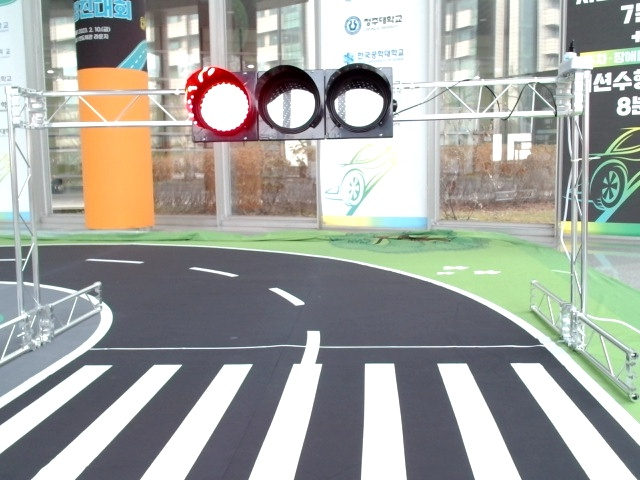
#> input picture test_images/02_15-00-50.jpg, 640 x 480 px, given in place of the camera
$ python lane1.py
#> lines starting #> are read from the running program, lines starting #| are printed output that depends on the picture; after the words box and inside, x2 and y2 are one past the last pixel; in counts of white or black regions, pixels touching at a corner belong together
### Vision/cam_util_func.py
# CODE FROM SKKU
import sys
import cv2
import numpy as np
import matplotlib.pyplot as plt
import datetime
np.set_printoptions(threshold=sys.maxsize, linewidth=150)

NULL = 0
VARIANCE = 30
SATURATION = 150
FORWARD_THRESHOLD = 0.3
RED, GREEN, BLUE, YELLOW = (0, 1, 2, 3)
FORWARD, LEFT, RIGHT = (0, 1, 2)
COLOR = ("RED", "GREEN", "BLUE", "YELLOW")
DIRECTION = ("FORWARD", "LEFT", "RIGHT")
HUE_THRESHOLD = ([4, 176], [40, 80], [110, 130], [20, 40])


class libCAMERA(object):
    def __init__(self):
        self.capnum = 0
        self.row, self.col, self.dim = (0, 0, 0)

    def loop_break(self):
        if cv2.waitKey(10) & 0xFF == ord('q'):
            print("Camera Reading is ended.")
            return True
        else:
            return False

    # [5 lines left out: function capture, not called in this run]

    def file_read(self, img_path):
        return np.array(cv2.imread(img_path))

    def rgb_conversion(self, img):
        return cv2.cvtColor(img.copy(), cv2.COLOR_BGR2RGB)

    def hsv_conversion(self, img):
        return cv2.cvtColor(img.copy(), cv2.COLOR_BGR2HSV)

    def gray_conversion(self, img):
        return cv2.cvtColor(img.copy(), cv2.COLOR_BGR2GRAY)

    # [31 lines left out: functions color_extract, extract_rgb, not called in this run]

    def initial_setting(self, cam0port=0, cam1port=1, capnum=1):
        # OpenCV Initial Setting
        print("OpenCV Version:", cv2.__version__)
        channel0 = None
        channel1 = None
        self.capnum = capnum

        if capnum == 1:
            channel0 = cv2.VideoCapture(cam0port, cv2.CAP_DSHOW)
            if channel0.isOpened():
                print("Camera Channel0 is enabled!")
        elif capnum == 2:
            channel0 = cv2.VideoCapture(cam0port, cv2.CAP_DSHOW)
            if channel0.isOpened():
                print("Camera Channel0 is enabled!")

            channel1 = cv2.VideoCapture(cam1port, cv2.CAP_DSHOW)
            if channel1.isOpened():
                print("Camera Channel1 is enabled!")

        return channel0, channel1

    # [55 lines left out: functions initial_setting_480, initial_setting_1080, not called in this run]

    def camera_read(self, cap1, cap2=None):
        result, capset = [], [cap1, cap2]

        for idx in range(0, self.capnum):
            ret, frame = capset[idx].read()
            result.extend([ret, frame])
#> this loop made 1 pass
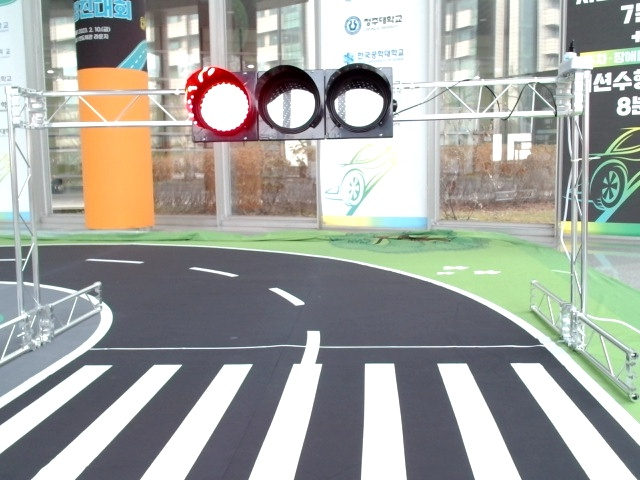
#> input picture test_images/02_15-00-50.jpg, 640 x 480 px, given in place of the camera
#> after the loop, result = 2 items
        return result

    def image_show(self, frame0, frame1=None):
        if frame1 is None:
            cv2.imshow('frame0', frame0)
        else:
            cv2.imshow('frame0', frame0)
            cv2.imshow('frame1', frame1)

    # [20 lines left out: function color_filtering, not called in this run]

    def gaussian_blurring(self, img, kernel_size=(None, None)):
        return cv2.GaussianBlur(img.copy(), kernel_size, 0)

    def canny_edge(self, img, lth, hth):
        return cv2.Canny(img.copy(), lth, hth)

    def histogram_equalization(self, gray):
        return cv2.equalizeHist(gray)

    # [122 lines left out: functions hough_transform, morphology, point_analyze, object_detection, edge_detection, not called in this run]

### Vision/bird_eye_view.py
# NOT USED
import cv2 as cv2
import numpy as np

def bev(frame):
    # Corners of Top Left , Bottom Left, Top Right, Bottom Right
    tl = (790, 560)
    bl = (400, 1080)
    tr = (1520, 560)
    br = (1920, 1080)

    # [7 lines of commented-out code are left out]
    pts1 = np.float32([tl, bl, tr, br])
    pts2 = np.float32([[0, 0], [0, 1080], [1920, 0], [1920, 1080]])

    matrix = cv2.getPerspectiveTransform(pts1, pts2)
    # print("Bird-eye-view Matrix: \n", matrix)
    t_frame = cv2.warpPerspective(frame, matrix, (1920, 1080))

    return t_frame


# [21 lines that do not run on import are left out]

### Vision/lane_util_func.py
import sys
import cv2
import numpy as np
np.set_printoptions(threshold=sys.maxsize, linewidth=150)

SATURATION = 150


class libLANE(object):
    def __init__(self):
        self.height = 0
        self.width = 0
        self.min_y = 0
        self.max_y = 0
        self.match_mask_color = 255
        self.poly_data_r = None
        self.poly_data_l = None
        self.poly_data_c = None
        self.line_bool_r = False
        self.line_bool_l = False
    def region_of_interest(self, image, vertices):
        mask = np.zeros_like(image)
        if len(image.shape) > 2:
            self.match_mask_color = (255,255,255)
        cv2.fillPoly(mask, vertices, self.match_mask_color)
        masked_image = cv2.bitwise_and(image, mask)
        return masked_image
    def weighted_img(self, image, initial_img, α=1, β=1., λ=0.):
        return cv2.addWeighted(initial_img, α, image, β, λ)
    def hough_transform(self, image, rho=None, theta=None, threshold=None, mll=None, mlg=None, mode="lineP"):
        if mode == "line":
            return cv2.HoughLines(image.copy(), rho, theta, threshold)
        elif mode == "lineP":
            return cv2.HoughLinesP(image.copy(), rho, theta, threshold, lines=np.array([]),
                                   minLineLength=mll, maxLineGap=mlg)
        elif mode == "circle":
            return cv2.HoughCircles(image.copy(), cv2.HOUGH_GRADIENT, dp=1, minDist=80,
                                    param1=200, param2=10, minRadius=40, maxRadius=100)
    def morphology(self, image, kernel_size=(None, None), mode="opening"):
        kernel = cv2.getStructuringElement(cv2.MORPH_RECT, kernel_size)

        if mode == "opening":
            dst = cv2.erode(image.copy(), kernel)
            return cv2.dilate(dst, kernel)
        elif mode == "closing":
            dst = cv2.dilate(image.copy(), kernel)
            return cv2.erode(dst, kernel)
        elif mode == "gradient":
            return cv2.morphologyEx(image.copy(), cv2.MORPH_GRADIENT, kernel)
    # [15 lines left out: function preprocess, not called in this run]
    def preprocess2(self, image, roi='a'):
        a_roi = np.array(
            [[(0, self.height - 70), (0, 0),
              (self.width, 0), (self.width, self.height - 70)]],
            dtype=np.int32)
        r_roi = np.array(
            [[(self.width / 2 - 140, self.height - 50), (self.width / 2 - 140, 0),
              (self.width, 0), (self.width, self.height - 50)]],
            dtype=np.int32)
        l_roi = np.array(
            [[(0, self.height - 50), (0, 0),
              (self.width /2 - 140, self.height - 50), (self.width /2 - 140, 0)]],
            dtype=np.int32)

        hsv = cv2.cvtColor(image, cv2.COLOR_BGR2HSV)
        white = cv2.inRange(hsv, (0, 0, 160), (180, 255, 255))  ### FIX ME
        green_mask = cv2.inRange(hsv, (30, 20, 23), (70, 255, 255))  ### FIX ME
        green_imask = green_mask > 0
        white[green_imask] = 0
        blur_image = cv2.GaussianBlur(white, (5, 5), 0)
        open = self.morphology(blur_image, (4, 4), mode="opening")
        close = self.morphology(open, (8, 8), mode="closing")
        canny_image = cv2.Canny(close, 130, 250)
        if roi == 'a' :
            cropped_image = self.region_of_interest(canny_image, np.array([a_roi], np.int32))
        elif roi == 'r':
            cropped_image = self.region_of_interest(canny_image, np.array([r_roi], np.int32))
        else:
            cropped_image = self.region_of_interest(canny_image, np.array([l_roi], np.int32))
        i = cropped_image > 0
        cropped_image[i] = 255
        return cropped_image
    # [33 lines left out: function preprocess3, not called in this run]
    def draw_lines(self, image, lines, color=[0, 0, 255], thickness=7):
        line_image = np.zeros((image.shape[0],image.shape[1],3),dtype=np.uint8)
        if lines is None:
            return
        for line in lines:
            for x1, y1, x2, y2 in line:
                cv2.line(line_image, (x1, y1), (x2, y2), color, thickness)
        return line_image
    # [92 lines left out: functions draw_poly, get_poly, red_center, steering, not called in this run]

    def right_lane(self, image, deg):
        self.height, self.width = image.shape[:2]
        self.min_y = 0
        self.max_y = int(self.height)
        right_line_x = []
        right_line_y = []
        poly_r = None
        poly_image_r = np.zeros((image.shape[0],image.shape[1],3),dtype=np.uint8)

        right_image = self.preprocess2(image, "r")
        lines_r = self.hough_transform(right_image, rho=1, theta=np.pi / 180, threshold=10, mll=10, mlg=20, mode="lineP")

        if lines_r is not None:
            self.line_bool_r = True
            for line in lines_r:
                for x1, y1, x2, y2 in line:
                    slope = (y2 - y1) / (x2 - x1)
                    if np.abs(slope) < 0.5:  # stop line
                        continue
                    if slope <= 0:
                        continue
                    else:
                        right_line_x.extend([x1, x2])
                        right_line_y.extend([y1, y2])

            if len(right_line_y) != 0:
                # Drawing POLY (deg=2)
                if deg == 2:
                    poly_r = self.get_poly(right_line_y, right_line_x, 'r', deg, 0.75)
                    poly_image_r = self.draw_poly(image, poly_r, self.min_y, self.max_y, color=[0, 255, 0], thickness=7)

                # Drawing LINE (deg=1)
                else:
                    poly_line_r = self.get_poly(right_line_y, right_line_x, 'r', deg, 0.75)
                    x_start_r = int(poly_line_r(self.max_y))
                    x_end_r = int(poly_line_r(self.min_y))
                    poly_image_r = self.draw_lines(image, [[[x_start_r, self.max_y, x_end_r, self.min_y], ]], color=[0, 255, 0], thickness=7, )


        if self.line_bool_r is False:
            return poly_r, poly_image_r
        else:
            return poly_r, poly_image_r
    # [40 lines left out: function left_lane, not called in this run]
    def add_lane(self, image, deg):
        self.height, self.width = image.shape[:2]
        self.min_y = 0
        self.max_y = int(self.height)

        r_b, right = self.right_lane(image, deg)
        # l_b, left = self.left_lane(image, deg)
        # center_line, center = self.red_center(image)
        center = self.draw_lines(image, [[[823, self.max_y, 775, self.min_y], ]], color=[0, 0, 255], thickness=7, )
        #lane = right + left
        lane_center = self.weighted_img(right, center, 1.0, 1.0, 0)
        result = self.weighted_img(lane_center, image, 0.8, 1.0, 0)

        return result

    # [13 lines left out: function hough_lane, not called in this run]

### lane1.py
# -*- coding: utf-8 -*-
import cv2
import Vision.lane_util_func as lane_util
import Vision.cam_util_func as cam_util
import Vision.bird_eye_view as Bird

'''
# 1
# image
lane_detection = lane_util.libLANE()
image = cv2.imread('./test_images/27_16-20-09.jpg')
# cv2.imshow('im',image)
t_frame = Bird.bev(image)
# cv2.imshow('t',t_frame)
_, red = lane_detection.red_center(t_frame)
pre = lane_detection.preprocess2(t_frame, 'r')
cv2.imshow('r', pre)
cv2.imshow('r', red)
result = lane_detection.add_lane(t_frame,2)

cv2.imshow('result', result)
cv2.waitKey(0)
'''


'''
# 2
# video
cap = cv2.VideoCapture('./test_videos/2.mp4')
lane_detection = lane_util.libLANE()

while (cap.isOpened()):
    ret, image = cap.read()
    #hough = lane_detection.hough_lane(image)
    right = lane_detection.preprocess2(image, 'r')
    _, right_line = lane_detection.right_lane(image, 2)
    #left = lane_detection.preprocess2(image, 'l')
    add = lane_detection.add_lane(image, 2)

    #cv2.imshow('hough', hough)
    #cv2.imshow('left', left)
    cv2.imshow('righta', right_line)
    cv2.imshow('right', right)
    cv2.imshow('add', add)

    if cv2.waitKey(1) & 0xFF == ord('q'):
        break

# Release
cap.release()
cv2.destroyAllWindows()

'''


# 3
# cam

cam = cam_util.libCAMERA()
ch0, ch1 = cam.initial_setting(cam0port=0, cam1port=1, capnum=1) ### For MAC OS
# ch0, ch1 = cam.initial_setting_window(cam0port=0, cam1port=1, capnum=1) ### For WINDOW OS
lane_detection = lane_util.libLANE()

while True:
    _, frame0= cam.camera_read(ch0)
#> frame0 is the input picture: shape (480, 640, 3); mean B, G, R 159.6, 164.9, 163
    cam.image_show(frame0)
    t_frame = Bird.bev(frame0)
    pre = lane_detection.preprocess2(frame0, 'r')
#> in preprocess2, `white = cv2.inRange(hsv, (0, 0, 160), (180, 255, 255))`:
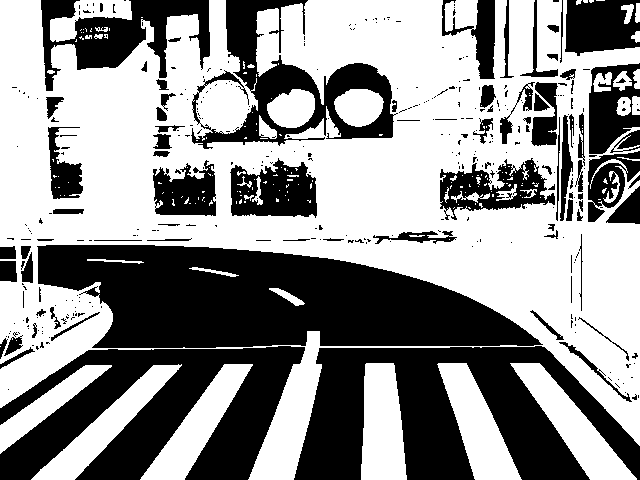
#> white: shape (480, 640); 57% white; 371 black regions (286 under 20 px), largest, box (x1, y1, x2, y2) and area: (37, 245, 543, 348) 35993, (294, 346, 640, 480) 25615, (0, 346, 305, 480) 22361
#> in preprocess2, `white[green_imask] = 0`:
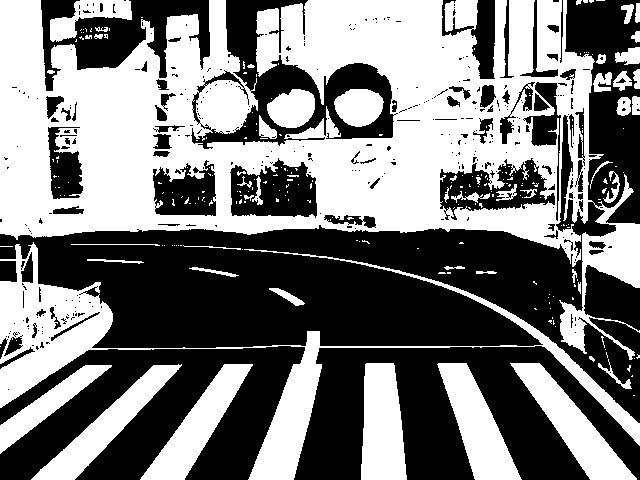
#> white: shape (480, 640); 48.3% white; 244 white regions (191 under 20 px), largest, box (x1, y1, x2, y2) and area: (0, 0, 640, 360) 97414, (0, 242, 640, 480) 17260, (510, 363, 637, 480) 4559
#> call 2 of morphology, with kernel_size = (8, 8), mode = 'closing'
#> in morphology (call 2), `dst = cv2.dilate(image.copy(), kernel)`:
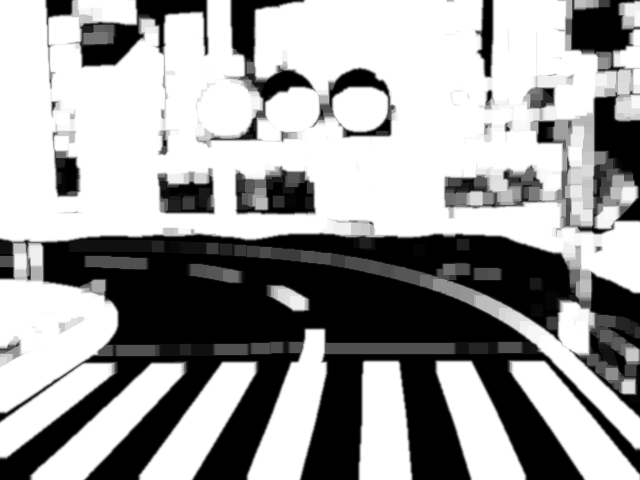
#> dst: shape (480, 640); min 0, max 255, mean 157.7
#> in morphology (call 2), `return cv2.erode(dst, kernel)`:
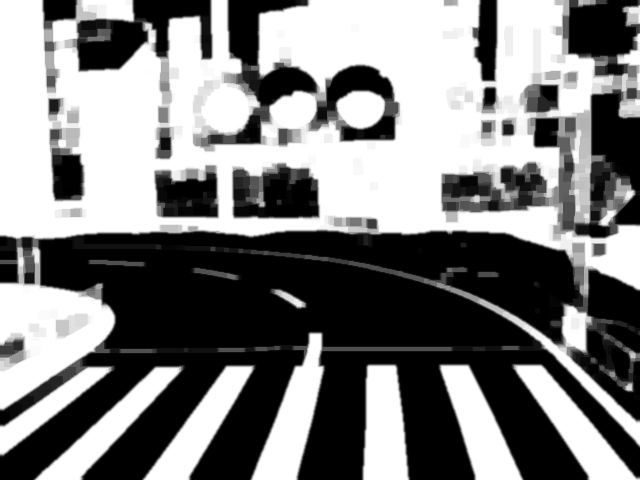
#> returned value: shape (480, 640); min 0, max 255, mean 127.5
#> in preprocess2, `canny_image = cv2.Canny(close, 130, 250)`:
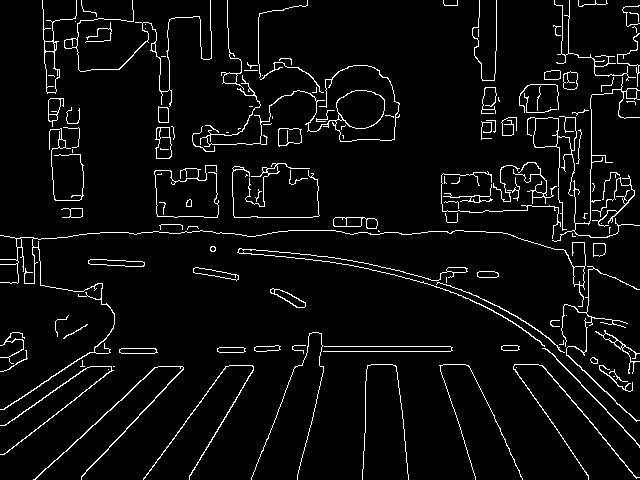
#> canny_image: shape (480, 640); 4.9% white in thin lines or dots
    prea = lane_detection.preprocess2(frame0, 'a')
    cv2.imshow('pre', pre)
    cv2.imshow('rea', prea)
    lane = lane_detection.add_lane(t_frame, 2)
#> in region_of_interest (call 3), `cv2.fillPoly(mask, vertices, self.match_mask_color)`:
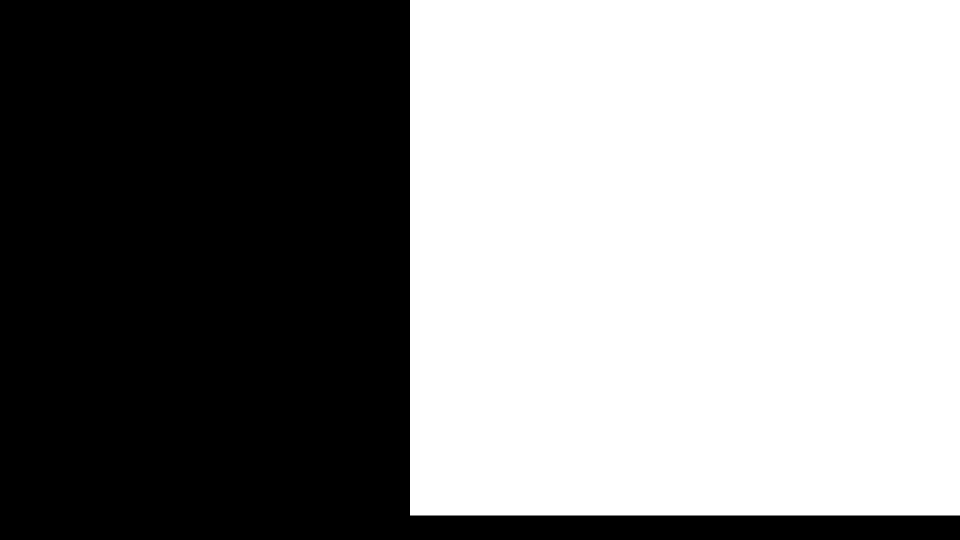
#> mask: shape (1080, 1920) (shown at 1/2 size); 54.7% white; 1 black region, box (x1, y1, x2, y2) and area: (0, 0, 1920, 1080) 939500
#> after the loop in draw_lines, `for line in lines:`:
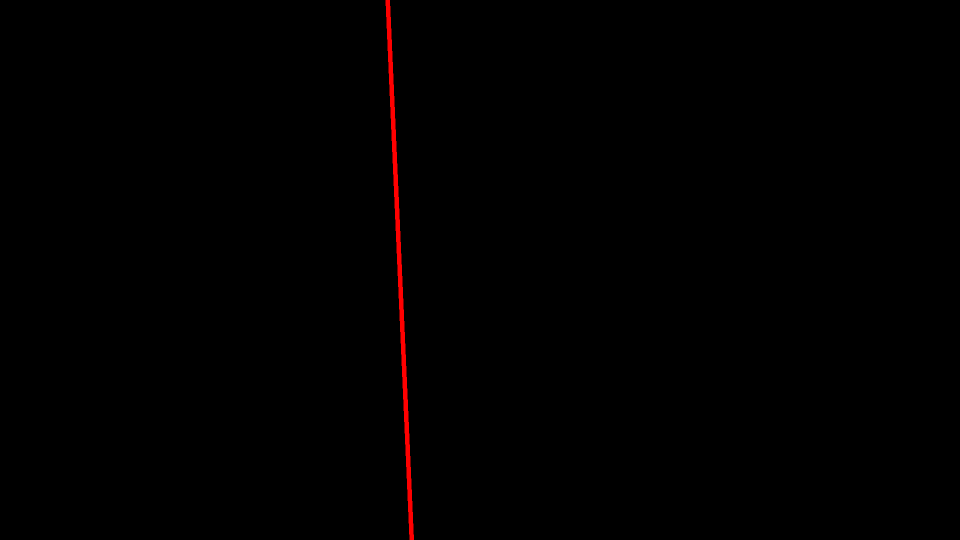
#> line_image: shape (1080, 1920, 3) (shown at 1/2 size); mean of channels 0, 1, 2 0, 0, 1.2; drawn as B, G, R
    cv2.imshow('r', lane)

    if cam.loop_break():
#> (key q is pressed here)
        break
    if cam.capture(frame0):
        continue

# Release
cv2.destroyAllWindows()

$ run again, on test_images/02_15-00-57.jpg
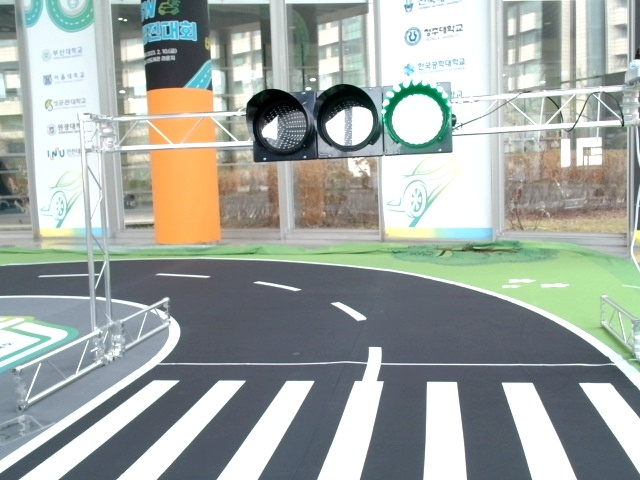
#> input picture test_images/02_15-00-57.jpg, 640 x 480 px, given in place of the camera
#> the loop in camera_read, `for idx in range(0, self.capnum):` made 1 pass
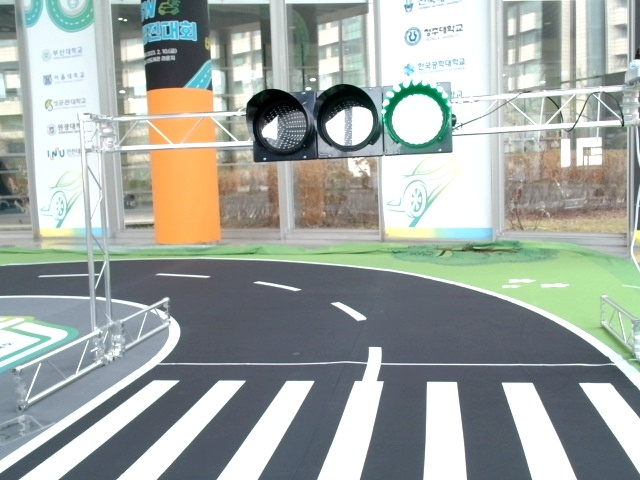
#> input picture test_images/02_15-00-57.jpg, 640 x 480 px, given in place of the camera
#> after the loop in camera_read, `for idx in range(0, self.capnum):`: result = 2 items
#> frame0 is the input picture: shape (480, 640, 3); mean B, G, R 162.6, 167.8, 160.5
#> t_frame: shape (1080, 1920, 3); every value is 0
#> hsv: shape (480, 640, 3); mean H, S, V 73.3, 36.9, 174.8
#> in preprocess2, `white = cv2.inRange(hsv, (0, 0, 160), (180, 255, 255))`:
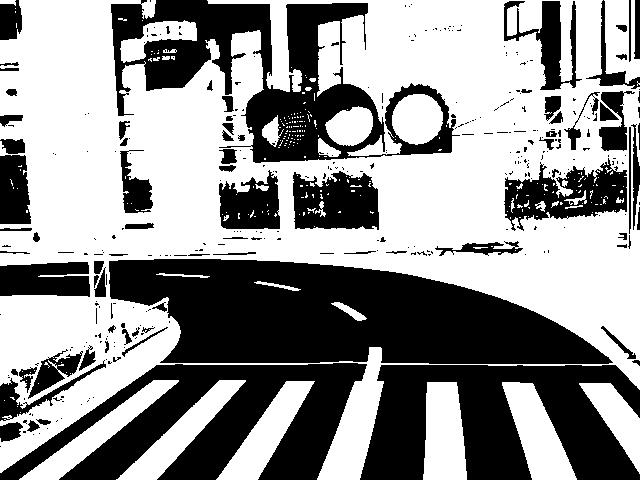
#> white: shape (480, 640); 57.7% white; 329 black regions (247 under 20 px), largest, box (x1, y1, x2, y2) and area: (109, 259, 613, 364) 36810, (111, 0, 460, 163) 20689, (360, 365, 640, 480) 20614
#> green_mask: shape (480, 640); 9.4% white; 252 white regions (197 under 20 px), largest, box (x1, y1, x2, y2) and area: (0, 227, 640, 371) 21314, (0, 103, 24, 152) 726, (123, 168, 150, 205) 680
#> in preprocess2, `canny_image = cv2.Canny(close, 130, 250)`:
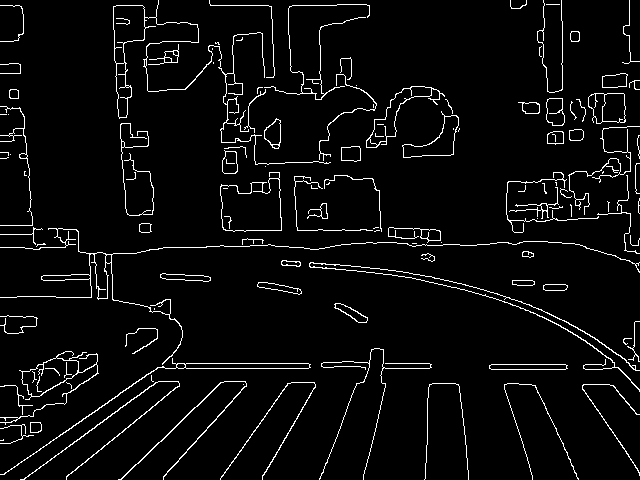
#> canny_image: shape (480, 640); 4.6% white in thin lines or dots
#> mask: shape (480, 640); 0% white in thin lines or dots, all inside (x1, y1, x2, y2) = (0, 0, 1, 1)
#> masked_image: shape (480, 640); every value is 0
#> mask: shape (1080, 1920); 54.7% white; 1 black region, box (x1, y1, x2, y2) and area: (0, 0, 1920, 1080) 939500
